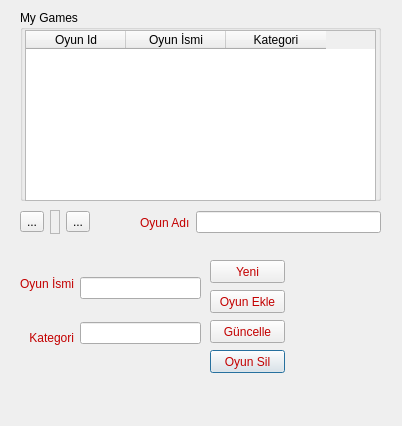
<?xml version="1.0" encoding="UTF-8"?>
<ui version="4.0">
 <class>library</class>
 <widget class="QDialog" name="library">
  <property name="geometry">
   <rect>
    <x>0</x>
    <y>0</y>
    <width>402</width>
    <height>426</height>
   </rect>
  </property>
  <property name="windowTitle">
   <string>Kütüphane</string>
  </property>
  <property name="windowIcon">
   <iconset resource="icons.qrc">
    <normaloff>:/Window/image/icon-window.png</normaloff>:/Window/image/icon-window.png</iconset>
  </property>
  <widget class="QGroupBox" name="groupBox">
   <property name="geometry">
    <rect>
     <x>20</x>
     <y>10</y>
     <width>361</width>
     <height>191</height>
    </rect>
   </property>
   <property name="title">
    <string>My Games</string>
   </property>
   <widget class="QTableWidget" name="tWMyGames">
    <property name="geometry">
     <rect>
      <x>5</x>
      <y>20</y>
      <width>351</width>
      <height>171</height>
     </rect>
    </property>
    <property name="selectionBehavior">
     <enum>QAbstractItemView::SelectRows</enum>
    </property>
    <column>
     <property name="text">
      <string>Oyun Id</string>
     </property>
    </column>
    <column>
     <property name="text">
      <string>Oyun İsmi</string>
     </property>
    </column>
    <column>
     <property name="text">
      <string>Kategori</string>
     </property>
    </column>
   </widget>
  </widget>
  <widget class="QPushButton" name="btnDelete">
   <property name="geometry">
    <rect>
     <x>210</x>
     <y>350</y>
     <width>75</width>
     <height>23</height>
    </rect>
   </property>
   <property name="styleSheet">
    <string notr="true">color: rgb(195, 0, 0);</string>
   </property>
   <property name="text">
    <string>Oyun Sil</string>
   </property>
  </widget>
  <widget class="QPushButton" name="btnUpdate">
   <property name="geometry">
    <rect>
     <x>210</x>
     <y>320</y>
     <width>75</width>
     <height>23</height>
    </rect>
   </property>
   <property name="styleSheet">
    <string notr="true">color: rgb(195, 0, 0);</string>
   </property>
   <property name="text">
    <string>Güncelle</string>
   </property>
  </widget>
  <widget class="QWidget" name="layoutWidget">
   <property name="geometry">
    <rect>
     <x>140</x>
     <y>210</y>
     <width>241</width>
     <height>25</height>
    </rect>
   </property>
   <layout class="QHBoxLayout" name="horizontalLayout">
    <item>
     <widget class="QLabel" name="label">
      <property name="styleSheet">
       <string notr="true">color: rgb(195, 0, 0);</string>
      </property>
      <property name="text">
       <string>Oyun Adı</string>
      </property>
     </widget>
    </item>
    <item>
     <widget class="QLineEdit" name="leSearch"/>
    </item>
   </layout>
  </widget>
  <widget class="QWidget" name="layoutWidget">
   <property name="geometry">
    <rect>
     <x>20</x>
     <y>210</y>
     <width>70</width>
     <height>24</height>
    </rect>
   </property>
   <layout class="QHBoxLayout" name="horizontalLayout_2">
    <item>
     <widget class="QToolButton" name="toolbtnleft">
      <property name="text">
       <string>...</string>
      </property>
      <property name="icon">
       <iconset resource="icons.qrc">
        <normaloff>:/left/image/left.png</normaloff>:/left/image/left.png</iconset>
      </property>
      <property name="arrowType">
       <enum>Qt::NoArrow</enum>
      </property>
     </widget>
    </item>
    <item>
     <widget class="QFrame" name="frame_2">
      <property name="frameShape">
       <enum>QFrame::StyledPanel</enum>
      </property>
      <property name="frameShadow">
       <enum>QFrame::Raised</enum>
      </property>
     </widget>
    </item>
    <item>
     <widget class="QToolButton" name="toolbtnright">
      <property name="text">
       <string>...</string>
      </property>
      <property name="icon">
       <iconset resource="icons.qrc">
        <normaloff>:/right/image/right.png</normaloff>:/right/image/right.png</iconset>
      </property>
      <property name="arrowType">
       <enum>Qt::NoArrow</enum>
      </property>
     </widget>
    </item>
   </layout>
  </widget>
  <widget class="QWidget" name="layoutWidget">
   <property name="geometry">
    <rect>
     <x>20</x>
     <y>260</y>
     <width>181</width>
     <height>101</height>
    </rect>
   </property>
   <layout class="QHBoxLayout" name="horizontalLayout_3">
    <item>
     <layout class="QVBoxLayout" name="verticalLayout">
      <item>
       <widget class="QLabel" name="gameName">
        <property name="styleSheet">
         <string notr="true">color: rgb(195, 0, 0);</string>
        </property>
        <property name="text">
         <string>Oyun İsmi</string>
        </property>
        <property name="alignment">
         <set>Qt::AlignRight|Qt::AlignTrailing|Qt::AlignVCenter</set>
        </property>
       </widget>
      </item>
      <item>
       <widget class="QLabel" name="category">
        <property name="styleSheet">
         <string notr="true">color: rgb(195, 0, 0);</string>
        </property>
        <property name="text">
         <string>Kategori</string>
        </property>
        <property name="alignment">
         <set>Qt::AlignRight|Qt::AlignTrailing|Qt::AlignVCenter</set>
        </property>
       </widget>
      </item>
     </layout>
    </item>
    <item>
     <layout class="QVBoxLayout" name="verticalLayout_2">
      <item>
       <widget class="QLineEdit" name="leGameName">
        <property name="enabled">
         <bool>true</bool>
        </property>
        <property name="readOnly">
         <bool>false</bool>
        </property>
       </widget>
      </item>
      <item>
       <widget class="QLineEdit" name="leCategory"/>
      </item>
     </layout>
    </item>
   </layout>
  </widget>
  <widget class="QPushButton" name="btnAdd">
   <property name="geometry">
    <rect>
     <x>210</x>
     <y>290</y>
     <width>75</width>
     <height>23</height>
    </rect>
   </property>
   <property name="styleSheet">
    <string notr="true">color: rgb(195, 0, 0);</string>
   </property>
   <property name="text">
    <string>Oyun Ekle</string>
   </property>
  </widget>
  <widget class="QPushButton" name="btnNew">
   <property name="geometry">
    <rect>
     <x>210</x>
     <y>260</y>
     <width>75</width>
     <height>23</height>
    </rect>
   </property>
   <property name="styleSheet">
    <string notr="true">color: rgb(195, 0, 0);</string>
   </property>
   <property name="text">
    <string>Yeni</string>
   </property>
  </widget>
 </widget>
 <resources>
  <include location="icons.qrc"/>
 </resources>
 <connections/>
</ui>
